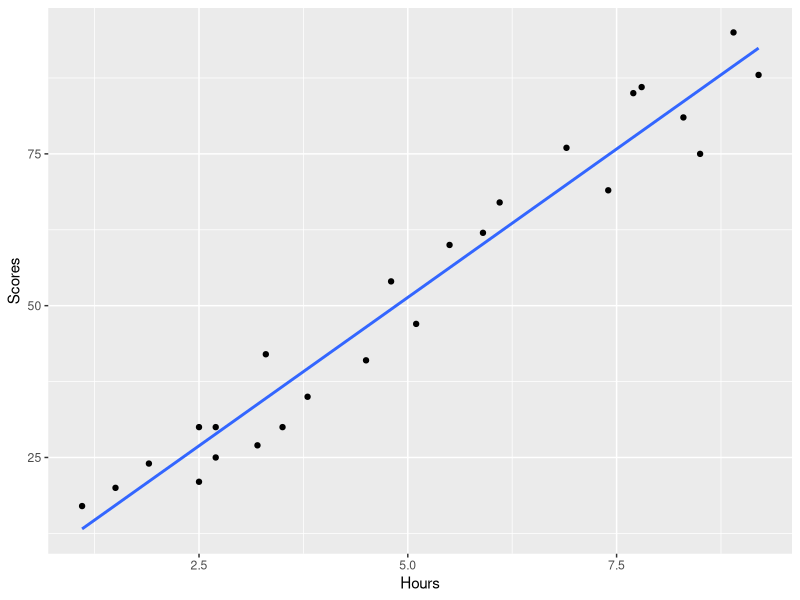

This chart was generated by the following R code:
#create the dataframe
Hours <- c(2.5, 5.1, 3.2, 8.5, 3.5, 1.5, 9.2, 5.5, 8.3, 2.7, 7.7, 5.9, 4.5, 3.3, 1.1, 8.9, 2.5, 1.9, 6.1, 7.4, 2.7, 4.8, 3.8, 6.9, 7.8)
Scores <- c(21, 47, 27, 75, 30, 20, 88, 60, 81, 25, 85, 62, 41, 42, 17, 95, 30, 24, 67, 69, 30, 54, 35, 76, 86)

student_scores <- data.frame(Hours, Scores)

#print student_scores
student_scores

#loading required libraries
library("ggplot2")
library("dplyr")
library("tibble")

#plotting Scores vs. Hours with linear trend line
ggplot(student_scores, aes(Hours, Scores))+
  geom_point()+
  geom_smooth(
    method = "lm",
    se = FALSE
  )

#fit linear regression to student_scores data frame
mdl_scores_predict <- lm(Scores ~ Hours, data = student_scores)

#Show details of the model
summary(mdl_scores_predict)

# Create a tibble with number of hours = 9.25
explanatory_data <- tibble(
  Hours = 9.25
)
#store predictions in prediction_data variable
prediction_data = explanatory_data %>%
  mutate(
    Scores = predict(mdl_scores_predict, explanatory_data)
  )
#show results
prediction_data

sprintf("A student who studies 9.25 hours/day is estimated to score %f",prediction_data[2])

#Model performance
sprintf("the modele performance is : %.2f%%", summary(mdl_scores_predict)$adj.r.squared*100)
